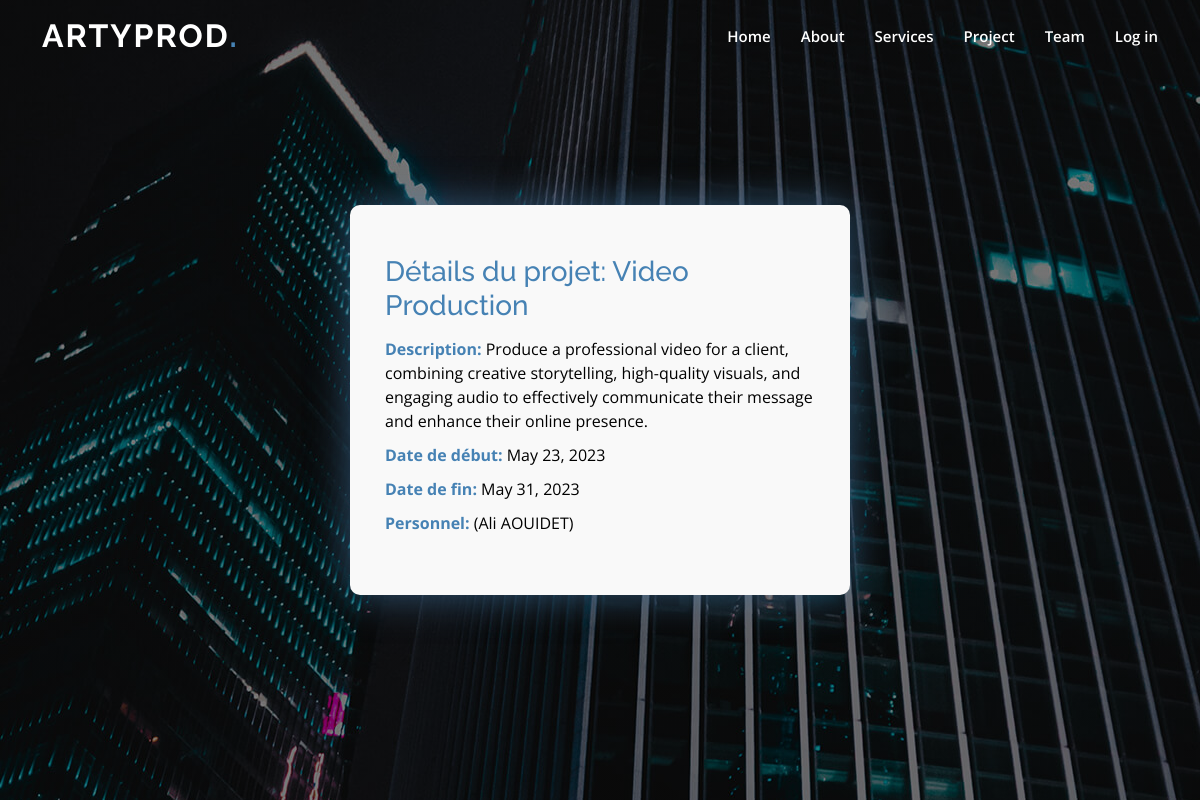
/projet/30/, run on the app's committed database.
### users/models.py (models this page shows, shortened)
class Projett(models.Model):
    libell = models.CharField(max_length=255)
    description = models.CharField(max_length=1000)
    date_debut = models.DateField(null=True, default=date.today)
    date_fin = models.DateField(null=True, blank=True)
    achevé = models.CharField(max_length=1, default='N', choices=[('N','non'),('O','oui')])
    equipe = models.ForeignKey('Equipe', on_delete=models.CASCADE)
    user_id = models.IntegerField(default=0)
    created_by_admin = models.BooleanField(default=False)

class Equipe(models.Model):
    personne = models.ManyToManyField('Personnell')
    def __str__(self):
        membres_str = ", ".join(self.personne.values_list('nom', flat=True))
        return f"({membres_str})"

### users/views.py (the view)
# urls.py: path('projet/<int:projet_id>/', views.projet_detail, name='projet_detail'),
def projet_detail(request, projet_id):
    projet = Projett.objects.get(id=projet_id)
    template = loader.get_template('agence/projet_detail.html')
    return render(request, 'agence/projet_detail.html', {'projet': projet})

### users/templates/agence/projet_detail.html (shortened to what this page needs)
{% extends 'users/base.html' %}
{% block content %}
{% load static %}
<div class="con">
  <div class="inner-con">
    <h1>Détails du projet: {{ projet.libell }}</h1>
    <p><strong>Description:</strong> {{ projet.description }}</p>
    {% if projet.date_debut %}
    <p><strong>Date de début:</strong> {{ projet.date_debut }}</p>
    {% endif %}
    {% if projet.date_fin %}
    <p><strong>Date de fin:</strong> {{ projet.date_fin }}</p>
    {% endif %}
    <p><strong>Personnel:</strong> {{ projet.equipe }}</p>
  </div>
</div>
{% endblock %}

### assets/css/style.css (style rules this page uses)
body { font-family: "Open Sans", sans-serif; color: #444444; }
h1, h2, h3, h4, h5, h6 { font-family: "Raleway", sans-serif; }

### data on the page
Projett: libell "Video Production", description "Produce a professional video for a client, combining creative storytelling, high-quality visuals, and engaging audio to effectively communicate their message and enhance their online presence.", date_debut "May 23, 2023", date_fin "May 31, 2023", equipe "(Ali AOUIDET)"
